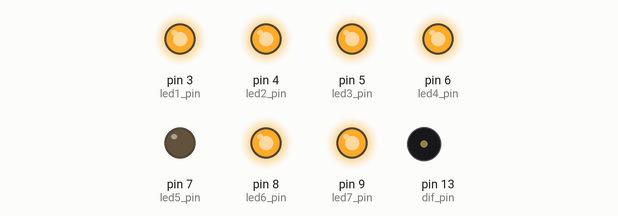
Simulated run of this sketch. Board: Arduino Uno, built with avr-gcc and run on an emulated ATmega328P. Parts: output pins drawn as LEDs (lit = HIGH), buzzer (waves = sounding).

Above: at 0.5 s.
At 1.5 s:
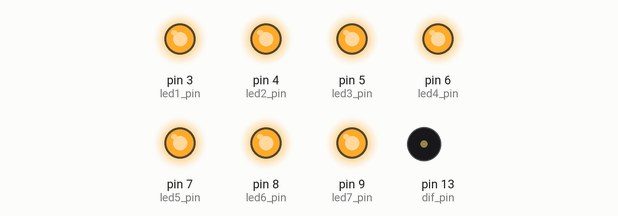
At 2.5 s:
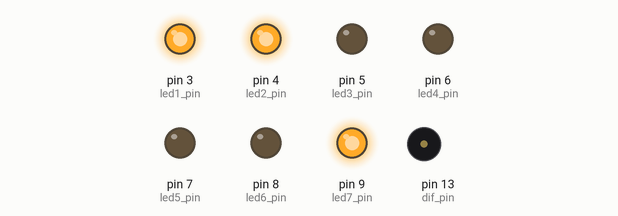
At 5.5 s:
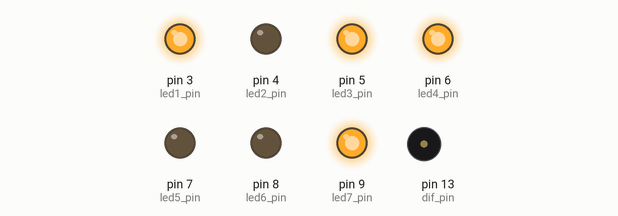
At 8.5 s:
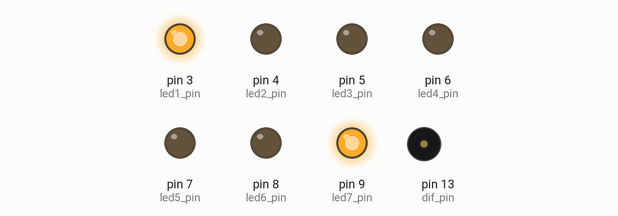
At 11.0 s:
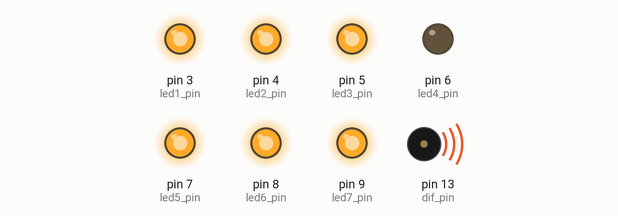
Timing chart, 0 to 15.6 s (numbered marks = the images above):
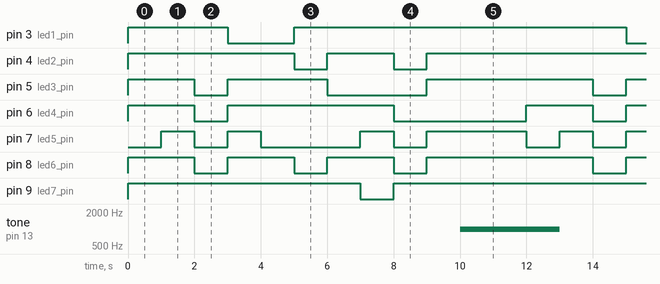

The sketch:

7_digits_display.ino
```cpp
int led1_pin=3;
int led2_pin=4;
int led3_pin=5;
int led4_pin=6;
int led5_pin=7;
int led6_pin=8;
int led7_pin=9;
int dif_pin=13;


void setup()
  {
    pinMode(led1_pin,OUTPUT);
    pinMode(led2_pin,OUTPUT);
    pinMode(led3_pin,OUTPUT);
    pinMode(led4_pin,OUTPUT);
    pinMode(led5_pin,OUTPUT);
    pinMode(led6_pin,OUTPUT);
    pinMode(led7_pin,OUTPUT);
    pinMode(dif_pin,OUTPUT);

  }

void loop()
{
  for (int nr=9;nr>-1;nr--)
    {
      afiseaza_nr(nr);
      delay(1000);
    }
 tone(dif_pin,1000,3000);
 delay(2000);

}

void afiseaza_nr(int numar)
{
switch (numar)
  {
    case 1:
    {
      digitalWrite(led1_pin,HIGH);
      digitalWrite(led2_pin,LOW);
      digitalWrite(led3_pin,LOW);
      digitalWrite(led4_pin,LOW);
      digitalWrite(led5_pin,LOW);
      digitalWrite(led6_pin,LOW);
      digitalWrite(led7_pin,HIGH);


    }
    break;
  case 2:
    {
      digitalWrite(led1_pin,HIGH);
      digitalWrite(led2_pin,HIGH);
      digitalWrite(led3_pin,LOW);
      digitalWrite(led4_pin,HIGH);
      digitalWrite(led5_pin,HIGH);
      digitalWrite(led6_pin,HIGH);
      digitalWrite(led7_pin,LOW);


    }
    break;
    case 3:
    {
      digitalWrite(led1_pin,HIGH);
      digitalWrite(led2_pin,HIGH);
      digitalWrite(led3_pin,LOW);
      digitalWrite(led4_pin,HIGH);
      digitalWrite(led5_pin,LOW);
      digitalWrite(led6_pin,HIGH);
      digitalWrite(led7_pin,HIGH);


    }
    break;
    case 4:
    {
      digitalWrite(led1_pin,HIGH);
      digitalWrite(led2_pin,LOW);
      digitalWrite(led3_pin,HIGH);
      digitalWrite(led4_pin,HIGH);
      digitalWrite(led5_pin,LOW);
      digitalWrite(led6_pin,LOW);
      digitalWrite(led7_pin,HIGH);


    }
    break;
    case 5:
    {
      digitalWrite(led1_pin,LOW);
      digitalWrite(led2_pin,HIGH);
      digitalWrite(led3_pin,HIGH);
      digitalWrite(led4_pin,HIGH);
      digitalWrite(led5_pin,LOW);
      digitalWrite(led6_pin,HIGH);
      digitalWrite(led7_pin,HIGH);


    }
    break;
    case 6:
    {
      digitalWrite(led1_pin,LOW);
      digitalWrite(led2_pin,HIGH);
      digitalWrite(led3_pin,HIGH);
      digitalWrite(led4_pin,HIGH);
      digitalWrite(led5_pin,HIGH);
      digitalWrite(led6_pin,HIGH);
      digitalWrite(led7_pin,HIGH);


    }
    break;
    case 7:
    {
      digitalWrite(led1_pin,HIGH);
      digitalWrite(led2_pin,HIGH);
      digitalWrite(led3_pin,LOW);
      digitalWrite(led4_pin,LOW);
      digitalWrite(led5_pin,LOW);
      digitalWrite(led6_pin,LOW);
      digitalWrite(led7_pin,HIGH);


    }
    break;
    case 8:
    {
      digitalWrite(led1_pin,HIGH);
      digitalWrite(led2_pin,HIGH);
      digitalWrite(led3_pin,HIGH);
      digitalWrite(led4_pin,HIGH);
      digitalWrite(led5_pin,HIGH);
      digitalWrite(led6_pin,HIGH);
      digitalWrite(led7_pin,HIGH);


    }
    break;
    case 9:
    {
      digitalWrite(led1_pin,HIGH);
      digitalWrite(led2_pin,HIGH);
      digitalWrite(led3_pin,HIGH);
      digitalWrite(led4_pin,HIGH);
      digitalWrite(led5_pin,LOW);
      digitalWrite(led6_pin,HIGH);
      digitalWrite(led7_pin,HIGH);


    }
    break;
    case 0:
    {
      digitalWrite(led1_pin,HIGH);
      digitalWrite(led2_pin,HIGH);
      digitalWrite(led3_pin,HIGH);
      digitalWrite(led4_pin,LOW);
      digitalWrite(led5_pin,HIGH);
      digitalWrite(led6_pin,HIGH);
      digitalWrite(led7_pin,HIGH);


    }
    break;

  }
}
```

Measured:
- by itself, pin 3 (led1_pin): repeats every 12.0 s: LOW 2.0 s, HIGH 10.0 s
- by itself, pin 4 (led2_pin): repeats every 12.0 s: LOW 1.0 s, HIGH 2.0 s, LOW 1.0 s, HIGH 8.0 s
- by itself, pin 5 (led3_pin): repeats every 12.0 s: LOW 1.0 s, HIGH 3.0 s, LOW 3.0 s, HIGH 5.0 s
- by itself, pin 6 (led4_pin): repeats every 12.0 s: LOW 1.0 s, HIGH 5.0 s, LOW 4.0 s, HIGH 2.0 s
- by itself, pin 7 (led5_pin): repeats every 12.0 s: LOW 1.0 s, HIGH 1.0 s, LOW 3.0 s, HIGH 1.0 s, LOW 1.0 s, HIGH 3.0 s, LOW 1.0 s, HIGH 1.0 s
- by itself, pin 8 (led6_pin): repeats every 12.0 s: 2 × (LOW 1.0 s, HIGH 2.0 s), LOW 1.0 s, HIGH 5.0 s
- by itself, pin 9 (led7_pin): repeats every 12.0 s: LOW 1.0 s, HIGH 11.0 s
- by itself, tone on pin 13 (dif_pin): alternates 1000 Hz for 3.0 s and silent for 9.0 s
